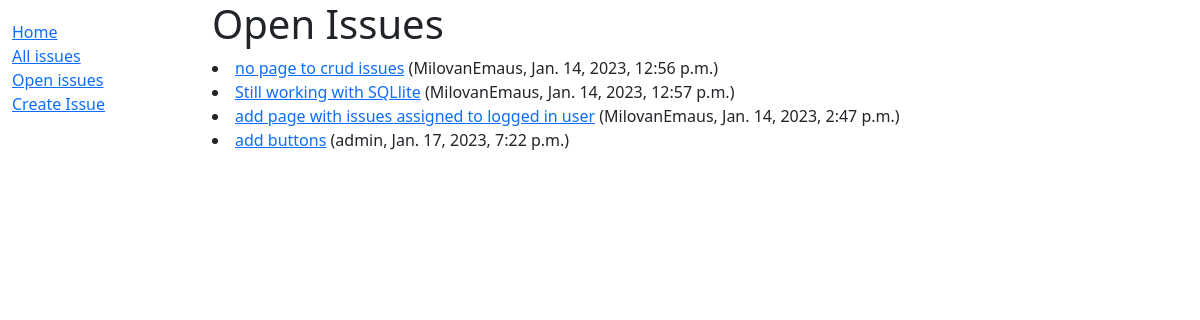
The app's page /issues/open_issue/, older data.
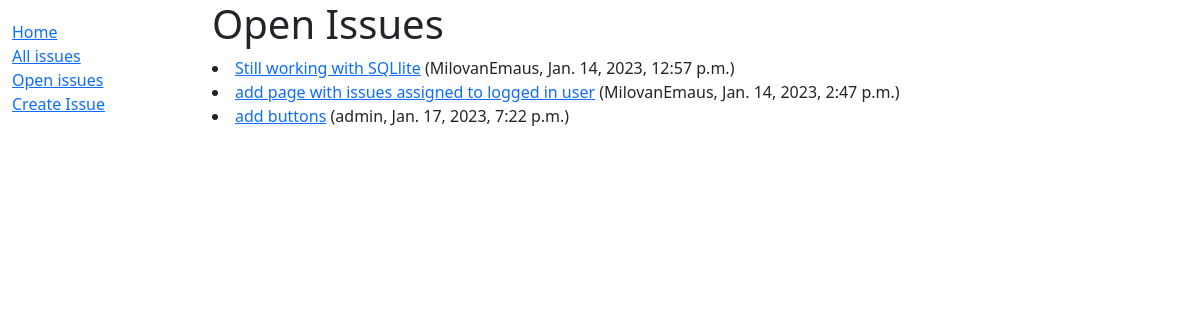
The same page, newer data.
### issues/models.py (models this page shows, shortened)
class Issue(models.Model):
    PRIORITY_CRIT = "P1"
    PRIORITY_HIGH = "P2"
    PRIORITY_LOW = "P3"
    PRIORITY_CHOICES = [
        (PRIORITY_CRIT, "Critical"),
        (PRIORITY_HIGH, "High"),
        (PRIORITY_LOW, "Low"),
    ]
    STATUS_NEW = "New"
    STATUS_ON_HOLD = "On Hold"
    STATUS_WAITING = "Waiting"
    STATUS_CANCELED = "Canceled"
    STATUS_RESOLVED = "Resolved"
    STATUS_IN_DEVELOPMENT = "In Development"
    STATUS_CHOICES = [
        (STATUS_NEW, "New"),
        (STATUS_ON_HOLD, "On Hold"),
        (STATUS_WAITING, "Waiting"),
        (STATUS_CANCELED, "Canceled"),
        (STATUS_RESOLVED, "Resolved"),
        (STATUS_IN_DEVELOPMENT, "In Development"),
    ]
    brief_description = models.TextField("Summary")
    description = models.TextField()
    priority = models.CharField(
        max_length=2, choices=PRIORITY_CHOICES, default=PRIORITY_LOW
    )
    status = models.TextField(choices=STATUS_CHOICES, default=STATUS_NEW)
    date_created = models.DateTimeField(auto_now_add=True)
    date_updated = models.DateTimeField(auto_now=True)
    created_by = models.ForeignKey(User, on_delete=models.DO_NOTHING, related_name="creator", default="")
    assigned_to = models.ForeignKey(User, on_delete=models.DO_NOTHING, related_name="Assignee", default="", null=True)
    added_files = models.FileField(
        "files",
        null=True,
        blank=True
    )
    def get_absolute_url(self):
        return reverse('issue-detail-view', kwargs={'pk': self.pk})

### authentication/models.py (models this page shows)
class User(AbstractUser):
    pass

### issues/views.py (the view)
class OpenIssueListView(generic.ListView):
    model = Issue
    context_object_name = "open_issue_list"
    template_name = "issues/open_issue_list.html"
    queryset = Issue.objects.filter(status__in=["New", "On Hold", "Waiting"])
    paginate_by = 10

### issues/templates/issues/open_issue_list.html (shortened to what this page needs)
{% extends "base_generic.html" %}
{% block content %}
{% if open_issue_list%}
<h1>Open Issues</h1>
{% for issue in open_issue_list %}
<li><a href="{{issue.get_absolute_url }}">{{issue.brief_description}}</a> ({{ issue.created_by}}, {{issue.date_created}})
</li>
{% endfor %}
{% else %}
<h1>No issues at the moment</h1>
{% endif %}
{% endblock %}

Row changes from the older to the newer data that the page shows:
no longer on this page (row edited): Issue: brief_description "no page to crud issues", created_by "MilovanEmaus", date_created "Jan. 14, 2023, 12:56 p.m."
